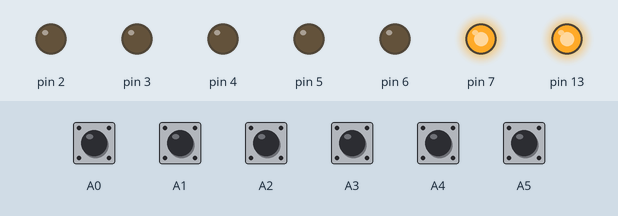
Bench run of a sketch on a simulated Arduino Uno, built with avr-gcc and run on an emulated ATmega328P. On the bench: output pins drawn as LEDs (lit = HIGH). The inputs (shaded band) are chosen by the test bench; at power-on: A0–5 HIGH.

Above: at 1.2 s.
1.3 s: A0 pulled LOW for 0.15 s
At 1.7 s:
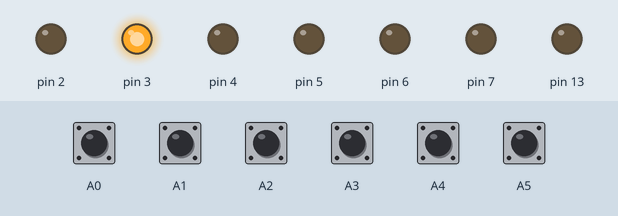
At 5.2 s:
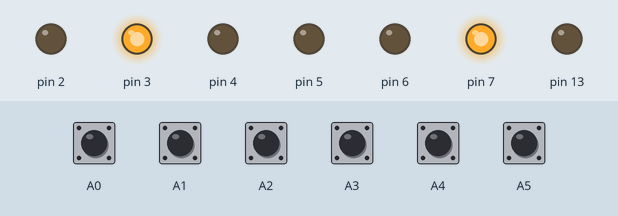
13.4 s: A1 pulled LOW for 0.15 s
At 14.7 s:
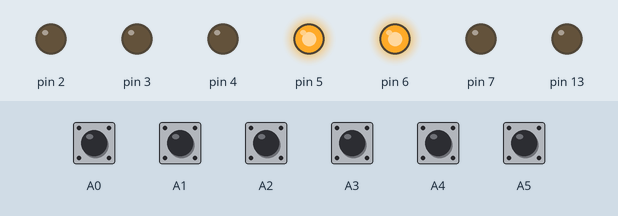
Timing chart, 0 to 26.9 s (numbered marks = the images above; inputs shaded):
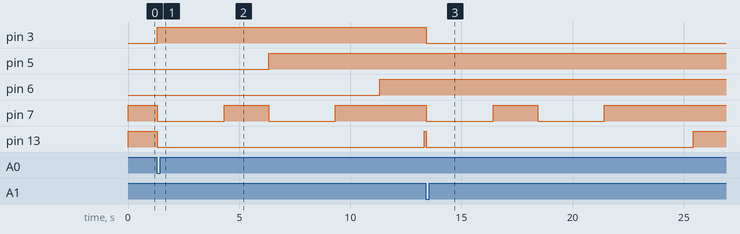

The sketch:

LadderControl.ino
```cpp
// LadderControl
//
// An Arduino-based sketch to control a model railroad turnout ladder
//
// *************************************************************************
// Revision history:
#define Version "LadderControl 0.2 2022/12/10"
//   2022/12/10 J. Schmidt 0.5 First debugged version
//   2022/11/17 J. Schmidt 0.1 Begin work
// *************************************************************************
// This code is free software: you can redistribute it and/or modify
// it under the terms of the GNU General Public License as published by
// the Free Software Foundation, either version 3 of the License, or
// (at your option) any later version.
//
// This software is distributed WITHOUT ANY WARRANTY;
// without even the implied warranty of
// MERCHANTABILITY or FITNESS FOR A PARTICULAR PURPOSE. See the
// GNU General Public License for more details.
//
// You should have received a copy of the GNU General Public License
// http://www.gnu.org/licenses/.
// *************************************************************************
// BEGIN DEFINITIONS
// Structure to define each turnout
typedef struct {
  // turnout id - text name of turnout
  String TurnName;
  // turnout type - STALL or MOMNTRY
  uint8_t TurnType;
  // turnout control port
  uint32_t TurnPort;
  // turnout power port - required for MOMNTRY
  uint32_t TurnPowrPort;
  // turnout occupied sensor port
  uint32_t TurnOccPort;
  // turnout path value
  int TurnWeight;
  // upstream turnout id - next higher turnout
  String TurnUpName;
  // upstream turnout leg - which leg does this turnout connect to
  int TurnUpLeg;
  // 2nd upstream turnout id - if an upward facing turnout,
  // which other turnout does it connect to?
  String TurnUpName2;
  // 2nd upstream turnout leg
  int TurnUpLeg2;
} TurnoutDef;
//
// Structure to define destination track selection
typedef struct {
  // track select button port
  uint32_t ButtonPort;
  // turnout - button selects turnout and leg
  String TurnName;
  // turnout leg
  int TurnLeg;
} DestnDef;
//
// structure for finding paths up the ladder
typedef struct {
  // index to turnout
  int TurnUpIdx;
  // upstream turnout leg
  int TurnUpLeg;
  } PathDef;
// BEGIN Constants
// Invert signal flags
  // if true, HIGH means not pushed
  #define INVERTBUTTONS true
  // if true, HIGH is off
  #define INVERTRELAYS  true
// milliseconds between throws
  #define THROWINTVMS    2000
// Turnout motor type
  // stall motor
  #define STALL 1
  #define STALLMS 3000 // millis of power on for STALL motors
  // momentary
  #define MOMNTRY 2
  #define MOMNTRYMS 200 // millis of power on for MOMNTRY motors
// Turnout Leg Direction
  #define TNORM 1 // LOW signal
  #define TREV  2 // HIGH
// time button live before action
#define DEBOUNCEINRMS   5 // checking debounce
#define DEBOUNCEMS     20 // must be continactive debounce
#define FLASHMS       100 // StatusLED flash rate
// ***************** TRACE *****************
// DEBUG FLAGS
#define TRACE 0
#define TRACEDELAYSECS 5
  // false: run without executing - TRACE only
  #define EXECUTE false
  // #define EXECUTE true
//
// vvvvvvvvvvvvvvvvvvvvvvvvvvvvvvvvvvvvvvvvvvvvvvvvvvvvvvvvvvvvvvv
// USER DEFINITIONS
// vvvvvvvvvvvvvvvvvvvvvvvvvvvvvvvvvvvvvvvvvvvvvvvvvvvvvvvvvvvvvvv
/*
// Example - 1-way ladder
//               |  T1
//            __/ \__
//           /       \
//           0       1 Tracks
//
// USER: number of turnouts in ladder
#define NUMTURNOUTS 1
// USER: number of tracks
#define NUMTRACKS   2
//
// define the ladder
TurnoutDef Turnouts [NUMTURNOUTS] = {
// TurnName TurnType TurnPort  TurnPowrPort  TurnOccPort TurnWeight TurnUpName  TurnUpLeg  TurnUpName2 TurnUpLeg2
    "T1",   STALL,    2,        4,            0,           0,         "",        0,        "",        0, // top of ladder
  }; // Turnouts
// define the destination tracks, buttons, next higher turnout and direction
DestnDef Destins [NUMTRACKS] = {
// ButtonPort  TurnName  TurnLeg
// track 0
      A0,     "T1",      TNORM,
// track 1
      A1,     "T1",      TREV
  }; // Destins
// ^^^^^^^^^^^^^^^^^^^^^^^^^^^^^^^^^^^^^^^^^^^^^^^^^^^^^^^^^^^^^^^
*/
// vvvvvvvvvvvvvvvvvvvvvvvvvvvvvvvvvvvvvvvvvvvvvvvvvvvvvvvvvvvvvvv
// Example - 6-way ladder
//               |  T1
//            __/ \__
//           /       \
//          /\ T2    /\ T3
//         /  \     /  \
//      T4/\   |   /\T5 |
//       /  \  |  /  \  |
//       0  1  2  3  4  5  Tracks
//
// USER: number of turnouts in ladder
#define NUMTURNOUTS 5
// USER: number of tracks
#define NUMTRACKS   6
//
// define the ladder
TurnoutDef Turnouts [NUMTURNOUTS] = {
// TurnName TurnType TurnPort  TurnPowrPort  TurnOccPort TurnWeight TurnUpName  TurnUpLeg  TurnUpName2 TurnUpLeg2
    "T1",   STALL,    6,        0,            0,           0,         "",        0,        "",        0, // top of ladder
    "T2",   STALL,    5,        7,            0,           0,       "T1",        TNORM,    "",        0,
    "T3",   STALL,    4,        0,            0,           0,       "T1",        TREV,     "",        0,
    "T4",   STALL,    3,        7,            0,           0,       "T2",        TNORM,    "",        0,
    "T5",   STALL,    2,        0,            0,           0,       "T3",        TNORM,    "",        0
  }; // Turnouts
// define the destination tracks, buttons, next higher turnout and direction
DestnDef Destins [NUMTRACKS] = {
// ButtonPort  TurnName  TurnLeg
// track 0
      A0,     "T4",      TNORM,
// track 1
      A1,     "T4",      TREV,
// track 2
      A2,     "T2",      TREV,
// track 3
      A3,     "T5",      TNORM,
// track 4
      A4,     "T5",      TREV,
// track 5
      A5,     "T3",      TREV
  }; // Destins
// ^^^^^^^^^^^^^^^^^^^^^^^^^^^^^^^^^^^^^^^^^^^^^^^^^^^^^^^^^^^^^^^
//
// vvvvvvvvvvvvvvvvvvvvvvvvvvvvvvvvvvvvvvvvvvvvvvvvvvvvvvvvvvvvvvv
// GLOBAL VARIABLES
int ii,jj;
int ButtonIdx, Button, LastButton;
String TString;
#define PATHBEST 0
#define PATHTEST 1
// array for the path through the turnouts
PathDef  Path[NUMTURNOUTS][2];
long int PathWeight[2];
int Pidx, BestIdx, Tidx, Tleg;
// define a status LED if desired or -1
int StatusLED = {13};
// ^^^^^^^^^^^^^^^^^^^^^^^^^^^^^^^^^^^^^^^^^^^^^^^^^^^^^^^^^^^^^^^
// vvvvvvvvvvvvvvvvvvvvvvvvvvvvvvvvvvvvvvvvvvvvvvvvvvvvvvvvvvvvvvv
void InitExtrnPorts(){
// set up any external sensor/port devices
// ?????????????
} // InitExtrnPorts
// vvvvvvvvvvvvvvvvvvvvvvvvvvvvvvvvvvvvvvvvvvvvvvvvvvvvvvvvvvvvvvv
void InitPort(uint32_t PPort, int Pmode){
  int LPort;
if (PPort < 100)
  {LPort = PPort;
   if (Pmode == INPUT) {Pmode = (INVERTBUTTONS == false ? INPUT : INPUT_PULLUP);}
   pinMode(LPort, Pmode);}
  else ;// external init
} // InitPort
// vvvvvvvvvvvvvvvvvvvvvvvvvvvvvvvvvvvvvvvvvvvvvvvvvvvvvvvvvvvvvvv
int ReadSensor(uint32_t PPort){
  int LPort, LValu;
if (PPort < 100)
  {LPort = PPort;
   LValu = digitalRead(PPort);
   #if false // TRACE > 0
     Serial.println ("ReadSensor " + String(LPort) + " raw value " + String(LValu));
	 #endif
   return(INVERTBUTTONS == false ? LValu : (LValu == LOW ? HIGH : LOW));}
  else ; // external read
} // ReadSensor
// vvvvvvvvvvvvvvvvvvvvvvvvvvvvvvvvvvvvvvvvvvvvvvvvvvvvvvvvvvvvvvv
void WritePort(uint32_t PPort, int Pval){
  int LPort;
   #if TRACE > 0
     Serial.println ("WritePort " + String(PPort) + " raw value " + String(Pval));
	 #endif
if (PPort < 100)
  {LPort = PPort;
   digitalWrite(LPort, (INVERTRELAYS == false ? Pval : (Pval == LOW ? HIGH : LOW)));}
  else ;// external write}
} // WritePort
// vvvvvvvvvvvvvvvvvvvvvvvvvvvvvvvvvvvvvvvvvvvvvvvvvvvvvvvvvvvvvvv
int GetTurnoutIdx(String PTString){
  int kk;
  for (kk = 0; kk < NUMTURNOUTS; ++kk){
    if (PTString == Turnouts[kk].TurnName)
    {return (kk);}
  } // for kk
  return (-1);
} // GetTurnoutIdx
// vvvvvvvvvvvvvvvvvvvvvvvvvvvvvvvvvvvvvvvvvvvvvvvvvvvvvvvvvvvvvvv
void FindBestPath(){
  // initialize the arrays
    for (ii = 0; ii < 2; ++ii) {
	PathWeight[ii] = 0;
    for (jj = 0; jj < NUMTURNOUTS; ++jj) {
      Path[jj][ii].TurnUpIdx = -1;
      Path[jj][ii].TurnUpLeg = -1;
    } // for jj
    } // for ii
	// start tracing path from button/track
	TString = Destins[Button].TurnName;
    Tleg    = Destins[Button].TurnLeg;
	Pidx = 0;
	BestIdx = 0;
	PathWeight[BestIdx] = 0;
    do {
      Tidx = GetTurnoutIdx(TString);
      #if TRACE > 0
        Serial.print ("--Ties to turnout " + TString + " index " + String(Tidx));
		#endif
      if (Tleg == TNORM)
        {Serial.println (" normal leg");}
        else Serial.println (" divergent leg");
		// check path occupied
      if (Turnouts[Tidx].TurnOccPort  > 0)
	    {if (ReadSensor(Turnouts[ii].TurnOccPort) == HIGH)
			{BestIdx = -1; // abort if HIGH
		     return;};
		} // check occupied
	  PathWeight[BestIdx] += 1 + Turnouts[Tidx].TurnWeight;
      Path[Pidx][BestIdx].TurnUpIdx = Tidx;
      Path[Pidx][BestIdx].TurnUpLeg = Tleg;
	  ++Pidx;
      TString = Turnouts[Tidx].TurnUpName;
      Tleg    = Turnouts[Tidx].TurnUpLeg;
    } while (TString != ""); // do while jj
    #if TRACE > 0
  	  Serial.print ("-- Weight " + String(PathWeight[BestIdx]));
      Serial.println ();
	  #endif

} // FindBestPath
// vvvvvvvvvvvvvvvvvvvvvvvvvvvvvvvvvvvvvvvvvvvvvvvvvvvvvvvvvvvvvvv
void GetButton(){
  // stay in this routine looping until a button is pushed
  int Bval;
  unsigned long BTime;
  Button = -1;
  do {
      Bval = ReadSensor(Destins[ButtonIdx].ButtonPort);
      if (Bval == HIGH){
        BTime = millis();
        do {
          delay(DEBOUNCEINRMS);
          Bval = ReadSensor(Destins[ButtonIdx].ButtonPort);
          } while (Bval == HIGH && (BTime + DEBOUNCEMS > millis())); // do while Bval
        if (Bval == HIGH && ButtonIdx != LastButton){
          Button = ButtonIdx;
		      #if TRACE > 0
             Serial.println ("Active Button " + String(Button));
             #endif
          LastButton = Button;
          return;} // Bval HIGH
        } // do Bval HIGH
	++ButtonIdx;
	ButtonIdx = ButtonIdx < NUMTRACKS ? ButtonIdx : 0;
  #if false // TRACE > 0
    delay (1000);
  #endif
  } while (Button == -1);// do while button -1
} // Getbutton
// vvvvvvvvvvvvvvvvvvvvvvvvvvvvvvvvvvvvvvvvvvvvvvvvvvvvvvvvvvvvvvv
void ShowStatus(int Stat){
  if (StatusLED < 0) return;
  switch (Stat){
	  case 0: // 0 - normal - turn off
	    WritePort(StatusLED, LOW);
		break;
	  case 1: // 1 - button pushed
	    WritePort(StatusLED, HIGH);
		break;
	  default: // > 1 -- error code flashing
	    for (ii = 0; ii < Stat; ++ ii){
	    WritePort(StatusLED, LOW);
		delay(FLASHMS);
	    WritePort(StatusLED, HIGH);
		delay(FLASHMS);
		} // for ii
	    WritePort(StatusLED, LOW);
		break;
  } // switch Stat
  return;
} // ShowStatus
// vvvvvvvvvvvvvvvvvvvvvvvvvvvvvvvvvvvvvvvvvvvvvvvvvvvvvvvvvvvvvvv
void ThrowPath(){
  // walk the best path throwing the turnouts
  for (ii = 0; ii < Pidx; ++ii){
	 ThrowTurnout(Path[ii][BestIdx].TurnUpIdx, Path[ii][BestIdx].TurnUpLeg);
	 delay(THROWINTVMS);
  } // for
} // ThrowPath
// vvvvvvvvvvvvvvvvvvvvvvvvvvvvvvvvvvvvvvvvvvvvvvvvvvvvvvvvvvvvvvv
void ThrowTurnout(int PPidx, int PPleg){
  int NormDiv, PowrWait, Activate, Clear;
  // throw the turnout
  #if TRACE > 0
    Serial.print("Throw turnout " + Turnouts[PPidx].TurnName + " index " + String(PPidx));
	if (PPleg == TNORM)
        {Serial.println (" normal leg");}
        else
		     Serial.println (" divergent leg");
	#endif
  NormDiv = PPleg == TREV ? HIGH : LOW;
  // check if there is a power relay for stall turnout motors
  PowrWait = 0;
  if (Turnouts[PPidx].TurnType == STALL
		&& Turnouts[PPidx].TurnPowrPort != 0) // turn on motor power
	{WritePort(Turnouts[PPidx].TurnPowrPort, HIGH);
     PowrWait = STALLMS;}
  // now set the motor throw
  WritePort(Turnouts[PPidx].TurnPort, NormDiv);
  // check for momentary turnout motors
  if (Turnouts[PPidx].TurnType == MOMNTRY
		&& Turnouts[PPidx].TurnPowrPort != 0)
   {WritePort(Turnouts[PPidx].TurnPowrPort, HIGH);
    PowrWait = MOMNTRYMS;}
   if (PowrWait != 0)
      {delay(PowrWait);
	   WritePort(Turnouts[PPidx].TurnPowrPort, LOW);}
} // ThrowTurnout
// ^^^^^^^^^^^^^^^^^^^^^^^^^^^^^^^^^^^^^^^^^^^^^^^^^^^^^^^^^^^^^^^

void setup() {
  #if TRACE > 0
    Serial.begin(9600);
    Serial.println (Version);
    Serial.print   ("******* Startup TRACE = ");
    Serial.println (TRACE);
    #endif // TRACE
  #if TRACE > 0
    Serial.println("Validate track structure");
    Serial.println("Walk the buttons");
    for (ii = 0; ii < NUMTRACKS; ++ii) {
    Serial.println ("Button/track " + String(ii));
    TString = Destins[ii].TurnName;
    Tleg = Destins[ii].TurnLeg;
	PathWeight[PATHBEST] = 0;
    do {
      Tidx = GetTurnoutIdx(TString);
      Serial.print ("--Ties to turnout " + TString + " index " + String(Tidx)
	    + " type " + (Turnouts[Tidx].TurnType == STALL ? "Stall" : "Momentary"));
	  if (Turnouts[Tidx].TurnType == MOMNTRY
	       && Turnouts[Tidx].TurnPowrPort == 0)
		   {Serial.print (" #### Missing Momentary Power Port");}
      if (Tleg == TNORM)
        {Serial.println (" normal leg");}
        else Serial.println (" divergent leg");
	    PathWeight[PATHBEST] += 1 + Turnouts[Tidx].TurnWeight;
		// ??JJJ error check for MOMNTRY without Powerport
      TString = Turnouts[Tidx].TurnUpName;
      Tleg = Turnouts[Tidx].TurnUpLeg;
    } while (TString != ""); // do while jj
	Serial.print ("-- Weight " + String(PathWeight[PATHBEST]));
    Serial.println ();
    } // for ii
    #endif // TRACE
  // Initialize the pins
    InitExtrnPorts();
    if (StatusLED > 0) {
		InitPort(StatusLED, OUTPUT);
	    WritePort(StatusLED, LOW);}
    for (ii = 0; ii < NUMTRACKS; ++ii) {
      InitPort(Destins[ii].ButtonPort, INPUT);
      } // for ii
    for (ii = 0; ii < NUMTURNOUTS; ++ii) {
      InitPort(Turnouts[ii].TurnPort, OUTPUT);
      if (Turnouts[ii].TurnPowrPort > 0)
		{InitPort (Turnouts[ii].TurnPowrPort, OUTPUT);
		 WritePort(Turnouts[ii].TurnPowrPort, LOW);}
      if (Turnouts[ii].TurnOccPort  > 0)
	    {InitPort(Turnouts[ii].TurnOccPort,   INPUT);}
      } // for ii
  LastButton = -1;
  ButtonIdx  =  0;
  #if TRACE > 0
    Serial.println("End setup");
    #endif // TRACE
} // setup
// #######################################################################################
void loop() {
  #if false // TRACE > 0 // TRACE
    Serial.println("Begin loop");
    #endif // TRACE
  // Scan the buttons
  GetButton();
  if (Button >= 0){
	  ShowStatus(1); // on - show work in process
    FindBestPath();
	  if (BestIdx >= 0)
		ThrowPath();
  }// Button pushed
  	ShowStatus(0); // normal - off
  #if false // TRACE > 0 // TRACE
    Serial.println("End loop");
	delay(TRACEDELAYSECS * 1000);
    #endif // TRACE
} // Loop #######################################################################################
```

Measured:
- after the input at 1.3 s, pin 3: LOW → HIGH at once; pin 5: LOW → HIGH after 5.0 s; pin 6: LOW → HIGH after 10.0 s; pin 7: alternates HIGH for 2.0 s and LOW for 3.0 s, starting at once; pin 13: HIGH → LOW at once, → HIGH 12.0 s later
- after the input at 13.4 s, pin 3: HIGH → LOW at once; pin 7: alternates HIGH for 2.0 s and LOW for 3.0 s, 4 changes in all, then stays HIGH, starting at once; pin 13: HIGH → LOW at once, → HIGH 12.0 s later
